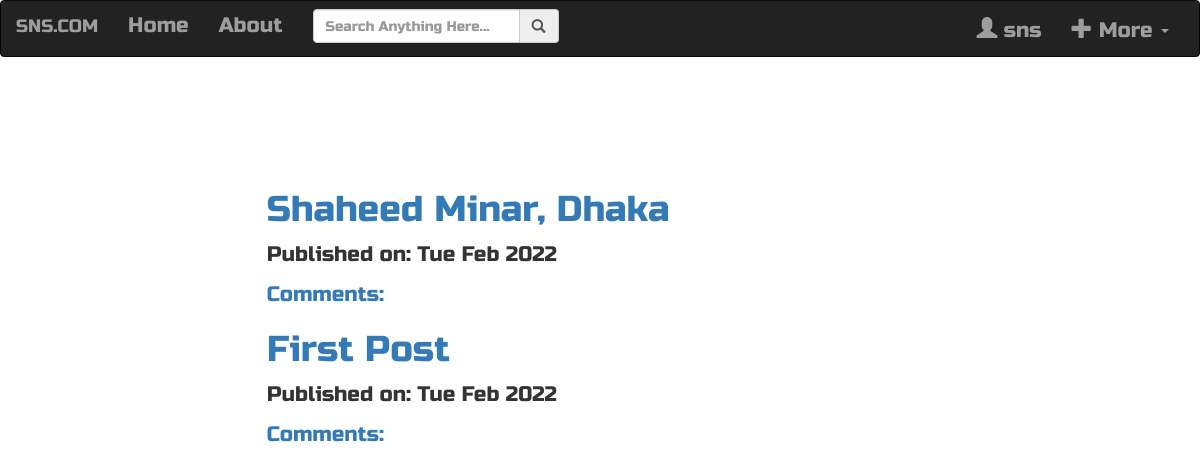
The app's page / (signed in) with its own data.
### blog_app/models.py (models this page shows, shortened)
class Post(models.Model):
    author = models.ForeignKey('auth.User', on_delete=models.CASCADE)
    title = models.CharField(max_length=200)
    text = models.TextField()
    create_date = models.DateTimeField(default=timezone.now)
    published_date = models.DateTimeField(blank = True, null = True)

### blog_app/views.py (the view)
# urls.py: path('', views.PostListView.as_view(), name = 'postList'),
class PostListView(ListView):
    model = Post
    def get_queryset(self):
        return Post.objects.filter(published_date__lte=timezone.now()).order_by('-published_date')

### blog_app/templates/blog_app/post_list.html
{% extends 'blog_app/base.html' %}
{% block content %}
<div class="centerstage">
    {% for post in post_list %}
        <div class="post">
            <h1><a href="{% url 'detail_post' pk=post.pk %}">{{ post.title }}</a></h1>
            <div class="date">
                <p>Published on: {{ post.published_date|date:"D M Y"}}</p>
            </div>
            <a href="{% url 'detail_post' pk=post.pk %}">Comments: {{ post.approve_comment.count }}</a>
        </div>
        {% empty %}
        <div class="post">
        <h2>No Drafts to review! Write a new Post <a href="{% url 'create_post' %}"> <span class='glyphicon glyphicon-pencil' ></span> <span>New Post </span></a></h2>
        </div>
    {% endfor %}
</div>
{% endblock %}

### blog_app/templates/blog_app/base.html (shortened to what this page needs)
<!doctype html>
{% load static  %}
<html lang="en">
  <head>
    <link rel="stylesheet" href="https://maxcdn.bootstrapcdn.com/bootstrap/3.3.7/css/bootstrap.min.css">
       <link rel="stylesheet" href="//cdn.jsdelivr.net/medium-editor/latest/css/medium-editor.min.css" type="text/css" media="screen" charset="utf-8">
       <link rel="stylesheet" href="{% static 'css/blog_app.css' %}">
  </head>
  <body class='loader'>
<div class="navbar navbar-inverse techfont custom-navbar">
        <div class="container-fluid">
            <div class="row">
                <div class="col-lg-12">
                    <div class="navbar-header">
                        <a href="{% url 'postList' %}" class="navbar-brand  ">SNS.COM</a>
                    </div>
                    <div class="navbar-collapse collapse" id="mobile_menu">
                        <ul class="nav navbar-nav">
                            <li ><a href="{% url 'postList' %}">Home</a></li>
                            <li><a href="{% url 'about' %}">About</a></li>
                        </ul>
                        <ul class="nav navbar-nav">
                            <li>
                                <form action="" class="navbar-form">
                                    <div class="form-group">
                                        <div class="input-group">
                                            <input type="search" name="search" id="" placeholder="Search Anything Here..." class="form-control">
                                            <span class="input-group-addon"><span class="glyphicon glyphicon-search"></span></span>
                                        </div>
                                    </div>
                                </form>
                            </li>
                        </ul>
                        <ul class="nav navbar-nav navbar-right">
                            {% if user.is_authenticated %}
                            <li><a href="#"><span class="glyphicon glyphicon-user"></span> {{user.username}}</a></li>
                            <li><a href="#" class="dropdown-toggle" data-toggle="dropdown"><span class="glyphicon glyphicon-plus"></span> More <span class="caret"></span></a>
                                {% endif %}
                            </li>
                        </ul>
                    </div>
                </div>
            </div>
        </div>
    </div>
<div  class='centerstage techfont' >
    {% block content  %}
    {% endblock  %}
</div>
  </body>
</html>

### blog_app/static/css/blog_app.css (style rules this page uses)
.techfont { font-family: 'Russo One', sans-serif; font-size: 1.5em; margin-bottom: 10px; }
.centerstage { margin: 100pt; margin-right: auto; }
.loader { filter:hue-rotate(0deg); color: linear-gradient(45deg,#0f8,#08f); animation:hue 5000ms infinite linear; }

### records on screen
Post: title "Shaheed Minar, Dhaka", published_date "Tue Feb 2022"
Post: title "First Post", published_date "Tue Feb 2022"

### other values on screen
{{ user.username }} "sns"
